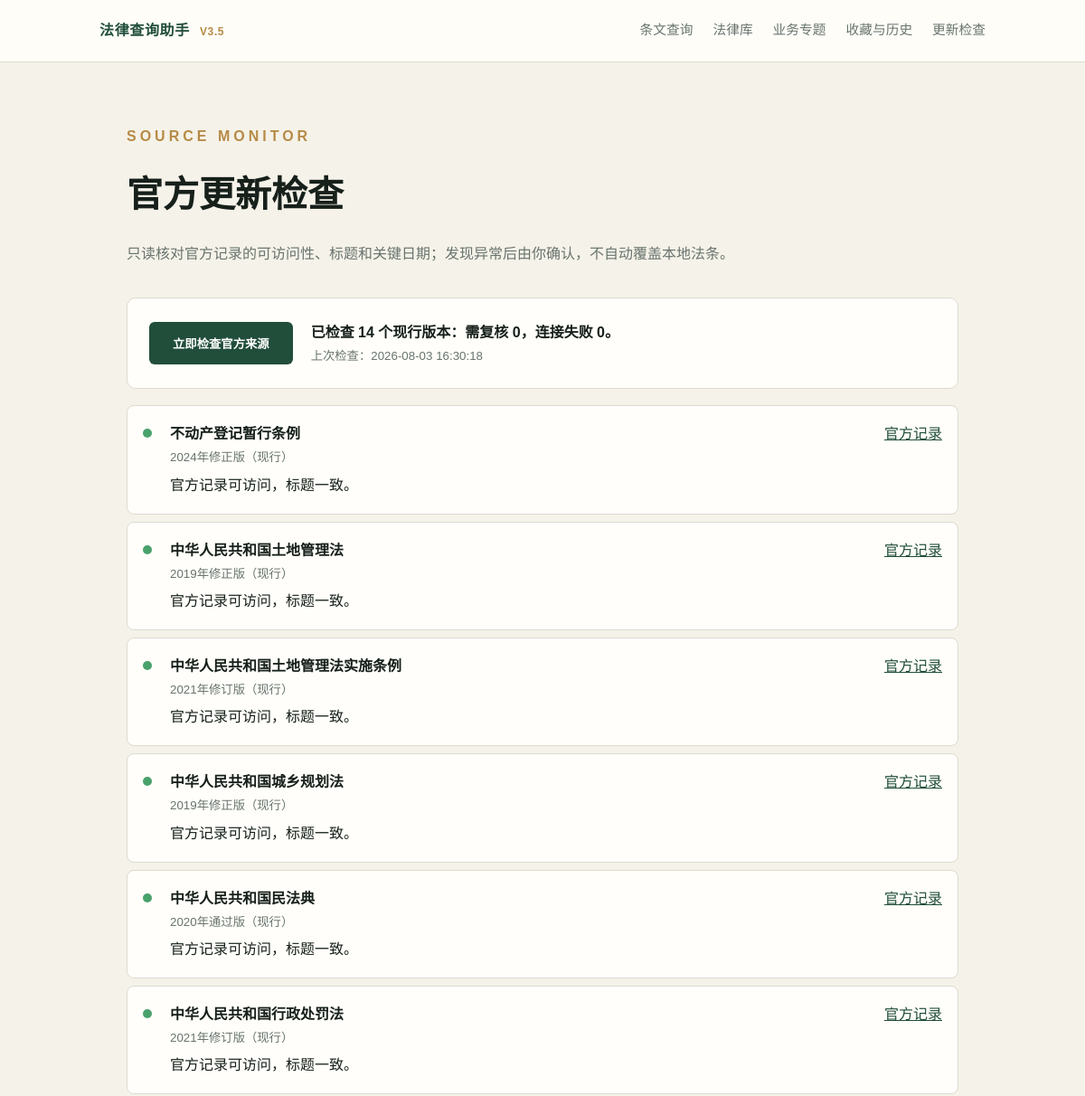
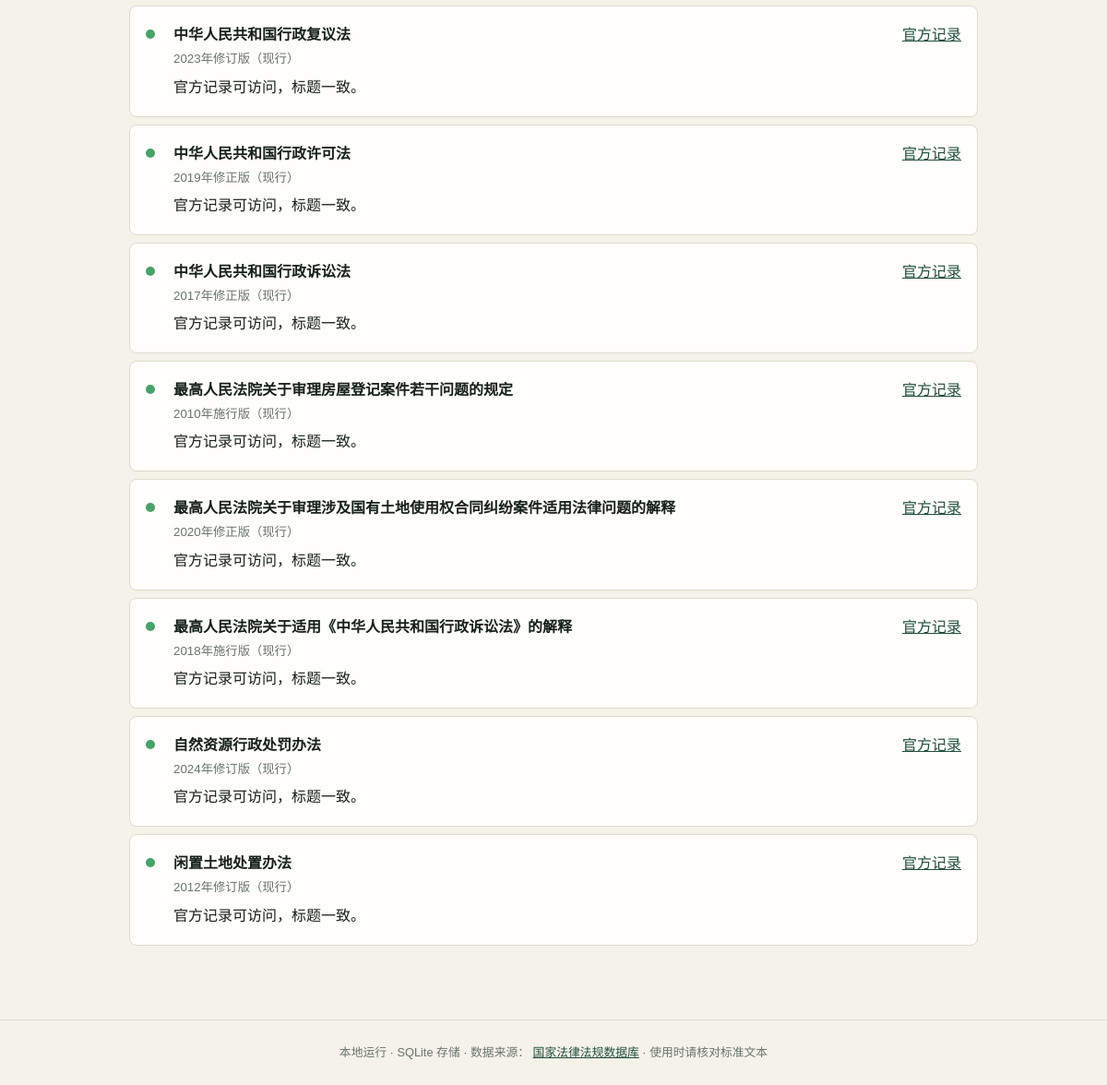
The app's page /updates with its own data (2 pictures, top to bottom).
### tables this page shows
CREATE TABLE update_checks (
    id INTEGER PRIMARY KEY AUTOINCREMENT,
    checked_at TEXT NOT NULL DEFAULT CURRENT_TIMESTAMP,
    status TEXT NOT NULL,
    summary TEXT NOT NULL DEFAULT '',
    details TEXT NOT NULL DEFAULT ''
);

### app.py (the view)
    @app.get("/updates")
    def update_center():
        row = get_db().execute("SELECT * FROM update_checks ORDER BY id DESC LIMIT 1").fetchone()
        results = json.loads(row["details"]) if row and row["details"] else []
        return render_template("updates.html", check=row, results=results)

### db.py (called while the page is built)
def get_db() -> sqlite3.Connection:
    if "db" not in g:
        db_path = Path(current_app.config["DATABASE"])
        db_path.parent.mkdir(parents=True, exist_ok=True)
        g.db = sqlite3.connect(db_path)
        g.db.row_factory = sqlite3.Row
        g.db.execute("PRAGMA foreign_keys = ON")
    return g.db

### templates/updates.html (shortened to what this page needs)
{% extends "base.html" %}
{% block content %}
  <div class="page-title"><p class="eyebrow">SOURCE MONITOR</p><h1>官方更新检查</h1><p>只读核对官方记录的可访问性、标题和关键日期；发现异常后由你确认，不自动覆盖本地法条。</p></div>
  <section class="panel update-control">
    <form method="post" action="{{ url_for('run_update_check') }}"><button type="submit">立即检查官方来源</button></form>
    {% if check %}<div><strong>{{ check['summary'] }}</strong><small>上次检查：{{ check['checked_at'] }}</small></div>{% else %}<span>尚未执行检查。</span>{% endif %}
  </section>
  {% if results %}<div class="update-list">
    {% for item in results %}
      <div class="update-row {{ item['status'] }}"><span class="check-dot"></span><div><strong>{{ item['title'] }}</strong><small>{{ item['version_label'] }}</small><p>{{ item['message'] }}</p></div>{% if item['source_url'] %}<a href="{{ item['source_url'] }}" target="_blank" rel="noreferrer">官方记录</a>{% endif %}</div>
    {% endfor %}
  </div>{% endif %}
{% endblock %}

### static/style.css (style rules this page uses)
:root { --ink: #17201b; --muted: #68746d; --paper: #f5f2e9; --card: #fffefa; --green: #214e3b; --gold: #b68b46; --line: #dedacf; }
* { box-sizing: border-box; }
body { margin: 0; color: var(--ink); background: var(--paper); font-family: "Microsoft YaHei", "PingFang SC", sans-serif; line-height: 1.75; }
.eyebrow { color: var(--gold); font-weight: 700; letter-spacing: .25em; }
button, .button-link { border: 0; background: var(--green); color: white; padding: 14px 26px; border-radius: 6px; cursor: pointer; font-weight: 700; text-decoration: none; }
.tips div, .panel, .article-card, .empty { background: var(--card); border: 1px solid var(--line); border-radius: 10px; padding: 24px; }
.panel { margin-top: 18px; }
.page-title { margin-bottom: 34px; }
.page-title h1 { font-family: SimSun, serif; font-size: 2.5rem; margin: 5px 0; }
.page-title p:last-child { color: var(--muted); }
.update-control { display: flex; align-items: center; gap: 20px; }
.update-control div { display: grid; }
.update-control small { color: var(--muted); }
.update-list { margin-top: 18px; }
.update-row { display: grid; grid-template-columns: 16px 1fr auto; gap: 14px; align-items: start; padding: 17px; background: var(--card); border: 1px solid var(--line); border-radius: 8px; margin: 8px 0; }
.update-row small { display: block; color: var(--muted); }
.update-row p { margin: 5px 0 0; }
.update-row a { color: var(--green); }
.check-dot { width: 10px; height: 10px; margin-top: 8px; border-radius: 50%; background: #49a16b; }

### records on screen
update_checks: summary "已检查 14 个现行版本：需复核 0，连接失败 0。", checked_at "2026-08-03 16:30:18"

### other values on screen
{{ item['title'] }} "不动产登记暂行条例" "中华人民共和国土地管理法" "中华人民共和国土地管理法实施条例" "中华人民共和国城乡规划法" "中华人民共和国民法典" "中华人民共和国行政处罚法" "中华人民共和国行政复议法" "中华人民共和国行政许可法" "中华人民共和国行政诉讼法" "最高人民法院关于审理房屋登记案件若干问题的规定" "最高人民法院关于审理涉及国有土地使用权合同纠纷案件适用法律问题的解释" "最高人民法院关于适用《中华人民共和国行政诉讼法》的解释" "自然资源行政处罚办法" "闲置土地处置办法"
{{ item['version_label'] }} "2024年修正版（现行）" "2019年修正版（现行）" "2021年修订版（现行）" "2019年修正版（现行）" "2020年通过版（现行）" "2021年修订版（现行）" "2023年修订版（现行）" "2019年修正版（现行）" "2017年修正版（现行）" "2010年施行版（现行）" "2020年修正版（现行）" "2018年施行版（现行）" "2024年修订版（现行）" "2012年修订版（现行）"
{{ item['message'] }} "官方记录可访问，标题一致。" "官方记录可访问，标题一致。" "官方记录可访问，标题一致。" "官方记录可访问，标题一致。" "官方记录可访问，标题一致。" "官方记录可访问，标题一致。" "官方记录可访问，标题一致。" "官方记录可访问，标题一致。" "官方记录可访问，标题一致。" "官方记录可访问，标题一致。" "官方记录可访问，标题一致。" "官方记录可访问，标题一致。" "官方记录可访问，标题一致。" "官方记录可访问，标题一致。"
